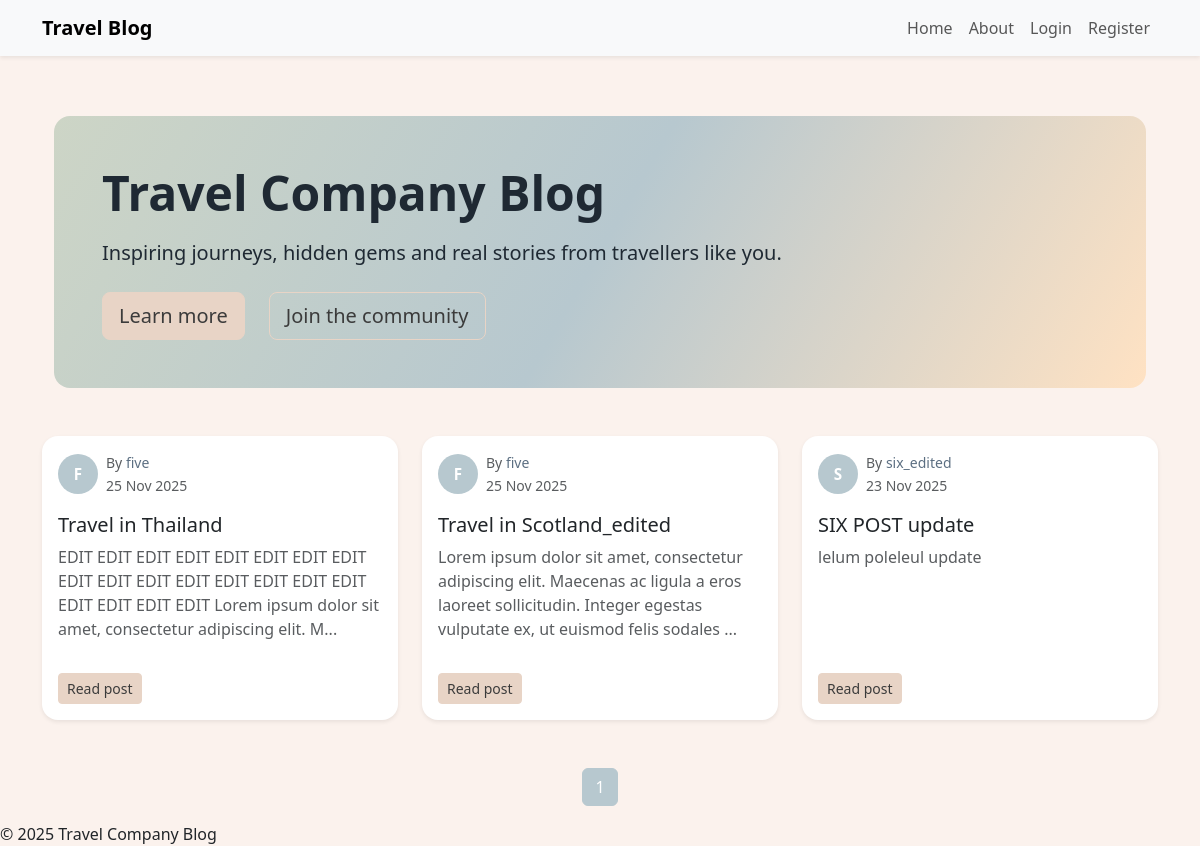
Before: / with the older database file.
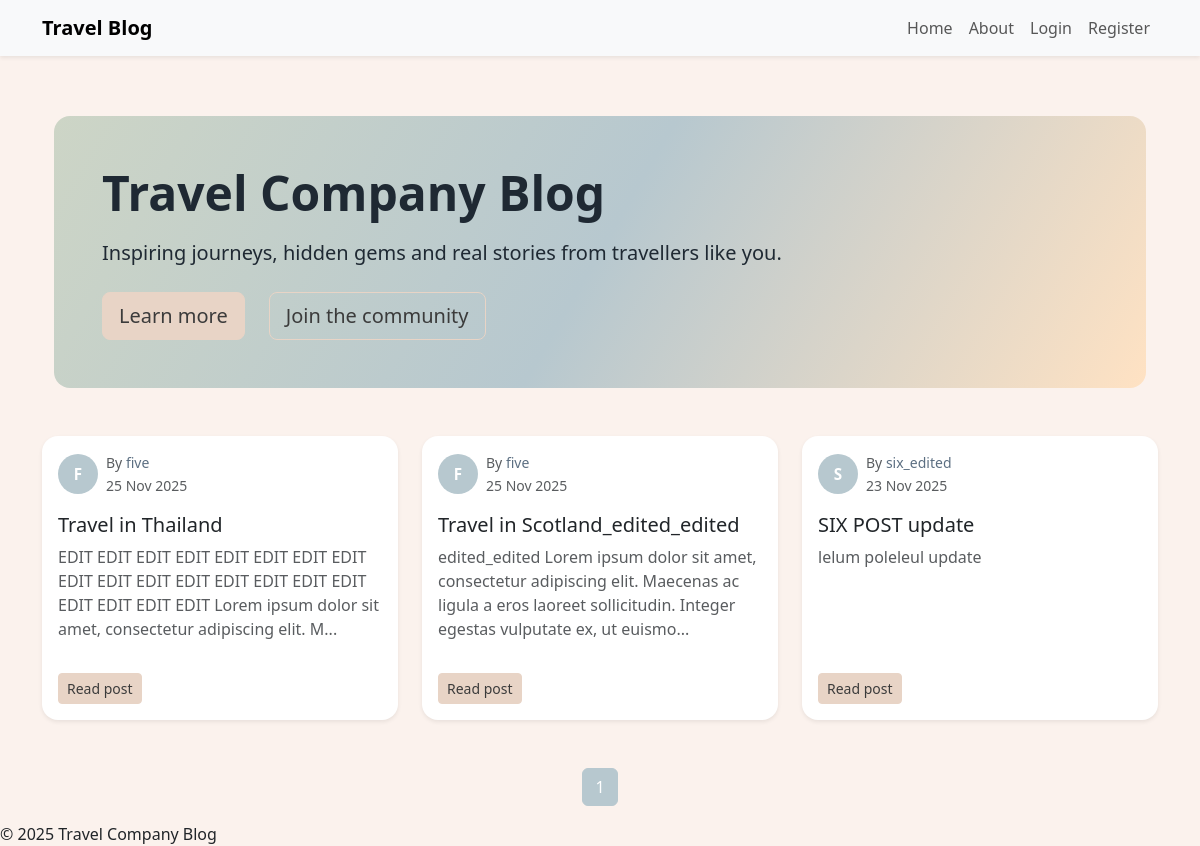
After: the same page with the newer database file.
### travelcompanyblog/models.py (models this page shows, shortened)
class BlogPost(db.Model):
    users = db.relationship(User)
    id = db.Column(db.Integer, primary_key=True)
    user_id = db.Column(db.Integer, db.ForeignKey('users.id'), nullable=False)
    date = db.Column(db.DateTime, nullable=False, default=datetime.utcnow)
    title = db.Column(db.String(140), nullable=False)
    text = db.Column(db.Text, nullable=False)

class User(db.Model, UserMixin):
    __tablename__ = 'users'
    id = db.Column(db.Integer, primary_key=True)
    profile_image = db.Column(db.String(64), nullable=False, default='default_profile.png')
    email = db.Column(db.String(64), unique=True, index=True)
    username = db.Column(db.String(64), unique=True, index=True)
    password_hash = db.Column(db.String(128))
    posts = db.relationship('BlogPost', backref='author', lazy=True)

### travelcompanyblog/core/views.py (the view)
@core.route('/')
def index():
    page = request.args.get('page', 1, type=int)
    blog_post = BlogPost.query.order_by(BlogPost.date.desc()).paginate(page=page, per_page=5)
    return render_template('index.html', blog_posts=blog_post)

### travelcompanyblog/templates/index.html (shortened to what this page needs)
{% extends "base.html" %}
{% block content %}
<div class="container" style="margin-top: 60px;">
<div class="bg-hero rounded-4 p-5 mb-5 text-center text-md-start">
  <h1 class="display-5 fw-bold mb-3">Travel Company Blog</h1>
  <p class="lead mb-4">
    Inspiring journeys, hidden gems and real stories from travellers like you.
  </p>
  <div class="d-flex flex-column flex-sm-row gap-2">
    <a href="{{ url_for('core.info') }}" class="btn btn-accent btn-lg me-sm-3 mb-2 mb-sm-0">
      Learn more
    </a>
    {% if current_user.is_authenticated %}
      <a href="{{ url_for('blog_posts.create_post') }}" class="btn btn-outline-accent btn-lg">
        + Create a new post
      </a>
    {% else %}
      <a href="{{ url_for('users.register') }}" class="btn btn-outline-accent btn-lg">
        Join the community
      </a>
    {% endif %}
  </div>
</div>
</div>
<div class="row g-4">
  {% for post in blog_posts.items %}
    <div class="col-md-6 col-lg-4">
      <div class="card h-100 shadow-sm border-0 blog-card">
        <div class="card-body d-flex flex-column">
          <div class="d-flex align-items-center mb-3">
            <div class="avatar-circle me-2">
              {{ post.author.username[0]|upper }}
            </div>
            <div>
              <small class="text-muted d-block">
                By <a href="{{ url_for('users.user_posts', username=post.author.username) }}"
                      class="author-link">
                      {{ post.author.username }}
                    </a>
              </small>
              <small class="text-muted">
                {{ post.date.strftime('%d %b %Y') }}
              </small>
            </div>
          </div>
          <h5 class="card-title mb-2">
            <a href="{{ url_for('blog_posts.blog_post', blog_post_id=post.id) }}"
               class="stretched-link text-decoration-none text-dark">
              {{ post.title }}
            </a>
          </h5>
          <p class="card-text text-muted flex-grow-1">
            {{ post.text[:160] }}{% if post.text|length > 160 %}...{% endif %}
          </p>
          <div class="mt-3">
            <a class="btn btn-sm btn-accent"
               href="{{ url_for('blog_posts.blog_post', blog_post_id=post.id) }}">
              Read post
            </a>
          </div>
        </div>
      </div>
    </div>
  {% endfor %}
</div>
<nav aria-label="Page navigation" class="mt-5">
  <ul class="pagination justify-content-center">
    {% for page_num in blog_posts.iter_pages(left_edge=1, left_current=2,
                                             right_current=2, right_edge=1) %}
      {% if page_num %}
        <li class="page-item {% if blog_posts.page == page_num %}active{% endif %}">
          <a class="page-link"
             href="{{ url_for('core.index', page=page_num) }}">{{ page_num }}</a>
        </li>
      {% else %}
        <li class="page-item disabled"><span class="page-link">…</span></li>
      {% endif %}
    {% endfor %}
  </ul>
</nav>
{% endblock %}

### travelcompanyblog/templates/base.html (shortened to what this page needs)
<!DOCTYPE html>
<html lang="en">
<head>
    <link href="https://cdn.jsdelivr.net/npm/bootstrap@5.3.2/dist/css/bootstrap.min.css" rel="stylesheet">
</head>
<body>
<nav class="navbar navbar-expand-lg navbar-light bg-light shadow-sm">
    <div class="container">
        <a class="navbar-brand fw-bold" href="{{ url_for('core.index') }}">Travel Blog</a>
        <div class="collapse navbar-collapse" id="navbarContent">
            <ul class="navbar-nav ms-auto mb-2 mb-lg-0">
                <li class="nav-item">
                    <a class="nav-link" href="{{ url_for('core.index') }}">Home</a>
                </li>
                <li class="nav-item">
                    <a class="nav-link" href="{{ url_for('core.info') }}">About</a>
                </li>
                {% if current_user.is_authenticated %}
                <li class="nav-item">
                    <a class="nav-link" href="{{ url_for('users.account') }}">Account</a>
                </li>
                <li class="nav-item">
                    <a class="nav-link" href="{{ url_for('blog_posts.create_post') }}">Create Post</a>
                </li>
                <li class="nav-item">
                    <a class="nav-link text-danger" href="{{ url_for('users.logout') }}">Logout</a>
                </li>
                {% else %}
                <li class="nav-item">
                    <a class="nav-link" href="{{ url_for('users.login') }}">Login</a>
                </li>
                <li class="nav-item">
                    <a class="nav-link" href="{{ url_for('users.register') }}">Register</a>
                </li>
                {% endif %}
            </ul>
        </div>
    </div>
</nav>
    <div class="container">
        {% block content %}
        {% endblock %}
    </div>
    <footer>
        &copy; {{ current_year if current_year else "2025" }} Travel Company Blog
    </footer>
</body>
</html>

### travelcompanyblog/templates/base.html (style rules this page uses)
body { background: #FBF2ED; }
.bg-hero { background: linear-gradient(120deg, #CDD5C6, #B7C8CF, #FFE2C3); color: #1f2933; }
.blog-card { background-color: #ffffff; border-radius: 1rem; transition: transform 0.15s ease, box-shadow 0.15s ease; }
.avatar-circle { width: 40px; height: 40px; border-radius: 50%; background-color: #B7C8CF; color: #ffffff; font-weight: 600; display: flex; align-items: center; justify-content: center; font-size: 0.95rem; }
.author-link { color: #5c6f82; text-decoration: none; }
.btn-accent { background-color: #E8D4C6; border-color: #E8D4C6; color: #3b3b3b; }
.btn-outline-accent { border-color: #E8D4C6; color: #3b3b3b; }
.pagination .page-link { border-radius: 999px; margin: 0 2px; }
.pagination .page-item.active .page-link { background-color: #B7C8CF; border-color: #B7C8CF; }

Changed rows visible on the page:
changed BlogPost: title "Travel in Scotland_edited" → "Travel in Scotland_edited_edited"; text "Lorem ipsum dolor sit amet, consectetur adipiscing elit. Maecenas ac ligula a eros laoreet sollicitudin. Integer egestas vulputate ex, ut euismod felis sodales" → "edited_edited Lorem ipsum dolor sit amet, consectetur adipiscing elit. Maecenas ac ligula a eros laoreet sollicitudin. Integer egestas vulputate ex, ut euismo"
